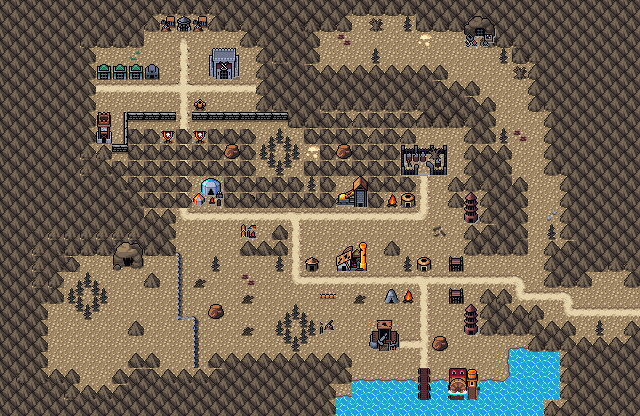

Tiled map render using the project's own tile images. Description and the map definition, with tile-layer contents summarised, below:
An orthogonal 40x26 tile map with 16x16 px tiles, 4 tile layers (Background, Ground, Mountain Walls, Clutter), 2 tilesets and 16 objects.

<map version="1.9" tiledversion="1.9.2" orientation="orthogonal" renderorder="right-down" width="40" height="26" tilewidth="16" tileheight="16" infinite="0" nextlayerid="8" nextobjectid="77">
 <tileset firstgid="1" source="../tileset/main.tsx" />
 <tileset firstgid="10113" source="../tileset/buildings.tsx" />
 <layer id="1" name="Background" width="40" height="26">
  <data>[1040 cells, 1039 non-empty, 9 distinct tile ids]</data>
 </layer>
 <layer id="2" name="Ground" width="40" height="26">
  <data>[1040 cells, 1020 non-empty, 14 distinct tile ids]</data>
 </layer>
 <layer id="7" name="Mountain Walls" width="40" height="26">
  <data>[1040 cells, 531 non-empty, 48 distinct tile ids]</data>
 </layer>
 <layer id="3" name="Clutter" width="40" height="26">
  <properties>
   <property name="spriteLayer" type="bool" value="true" />
  </properties>
  <data>[1040 cells, 711 non-empty, 103 distinct tile ids]</data>
 </layer>
 <objectgroup id="4" name="Objects">
  <object id="48" template="../obj/treasure.tx" x="168.611" y="342.398" />
  <object id="50" template="../obj/enemy.tx" x="181.5" y="221.5">
   <properties>
    <property name="enemy" value="Armored Knight" />
   </properties>
  </object>
  <object id="51" template="../obj/treasure.tx" x="176.166" y="54.6663" />
  <object id="57" template="../obj/enemy.tx" x="469.833" y="71.8337">
   <properties>
    <property name="enemy" value="Bear" />
   </properties>
  </object>
  <object id="58" template="../obj/enemy.tx" x="339.5" y="288.167">
   <properties>
    <property name="enemy" value="Kor Warrior" />
   </properties>
  </object>
  <object id="59" template="../obj/enemy.tx" x="417" y="198">
   <properties>
    <property name="enemy" value="Dwarf" />
   </properties>
  </object>
  <object id="61" template="../obj/entry_right.tx" x="602.5" y="313.5">
   <properties>
    <property name="direction" value="right" />
   </properties>
  </object>
  <object id="67" template="../obj/gold.tx" x="277.978" y="162.522" />
  <object id="68" template="../obj/enemy.tx" x="471" y="285">
   <properties>
    <property name="enemy" value="Kor Warrior" />
   </properties>
  </object>
  <object id="69" template="../obj/enemy.tx" x="290.5" y="222.5">
   <properties>
    <property name="enemy" value="Kor Warrior" />
   </properties>
  </object>
  <object id="70" template="../obj/enemy.tx" x="176" y="145">
   <properties>
    <property name="enemy" value="Armored Knight " />
   </properties>
  </object>
  <object id="71" template="../obj/enemy.tx" x="176" y="107.5">
   <properties>
    <property name="effect">{ "startBattleWithCardInCommandZone": [ "Nahiri Boss Effect"]
}</property>
    <property name="enemy" value="Nahiri" />
   </properties>
  </object>
  <object id="72" template="../obj/treasure.tx" x="149.607" y="343" />
  <object id="73" template="../obj/enemy.tx" x="446.557" y="366.341">
   <properties>
    <property name="enemy" value="Armored Knight " />
   </properties>
  </object>
  <object id="75" template="../obj/entry_right.tx" x="120.5" y="288.5">
   <properties>
    <property name="direction" value="right" />
    <property name="teleport" value="../common/maps/map/nahiricave.tmx" />
    <property name="teleportObjectId" value="57" />
   </properties>
  </object>
  <object id="76" template="../obj/entry_right.tx" x="472" y="61">
   <properties>
    <property name="direction" value="right" />
    <property name="teleport" value="../common/maps/map/nahiricave.tmx" />
    <property name="teleportObjectId" value="58" />
   </properties>
  </object>
 </objectgroup>
</map>
